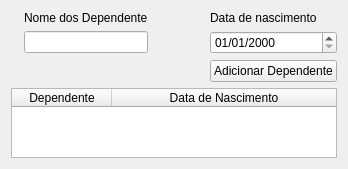
      <widget class="QWidget" name="tab_2">
       <attribute name="title">
        <string>Dependentes</string>
       </attribute>
       <layout class="QGridLayout" name="gridLayout_5">
        <item row="1" column="2">
         <spacer name="horizontalSpacer_2">
          <property name="orientation">
           <enum>Qt::Horizontal</enum>
          </property>
          <property name="sizeType">
           <enum>QSizePolicy::Fixed</enum>
          </property>
          <property name="sizeHint" stdset="0">
           <size>
            <width>50</width>
            <height>20</height>
           </size>
          </property>
         </spacer>
        </item>
        <item row="1" column="3">
         <widget class="QDateEdit" name="birthDate_dateEdit_dependents">
          <property name="locale">
           <locale language="Portuguese" country="Brazil"/>
          </property>
          <property name="displayFormat">
           <string>dd/MM/yyyy</string>
          </property>
         </widget>
        </item>
        <item row="1" column="0">
         <widget class="QLabel" name="label_51">
          <property name="text">
           <string/>
          </property>
         </widget>
        </item>
        <item row="1" column="1">
         <widget class="QLineEdit" name="name_lineEdit_dependents"/>
        </item>
        <item row="0" column="3">
         <widget class="QLabel" name="label_60">
          <property name="text">
           <string>Data de nascimento</string>
          </property>
         </widget>
        </item>
        <item row="0" column="1">
         <widget class="QLabel" name="label_50">
          <property name="sizePolicy">
           <sizepolicy hsizetype="Preferred" vsizetype="Fixed">
            <horstretch>0</horstretch>
            <verstretch>0</verstretch>
           </sizepolicy>
          </property>
          <property name="text">
           <string>Nome dos Dependente</string>
          </property>
         </widget>
        </item>
        <item row="2" column="3">
         <widget class="QPushButton" name="newDependent_pushButton_dependents">
          <property name="sizePolicy">
           <sizepolicy hsizetype="Fixed" vsizetype="Fixed">
            <horstretch>0</horstretch>
            <verstretch>0</verstretch>
           </sizepolicy>
          </property>
          <property name="text">
           <string>Adicionar Dependente</string>
          </property>
          <property name="autoRepeatDelay">
           <number>0</number>
          </property>
          <property name="autoRepeatInterval">
           <number>0</number>
          </property>
         </widget>
        </item>
        <item row="3" column="0" colspan="4">
         <widget class="QTableWidget" name="dependent_detableWidget_dependents">
          <property name="contextMenuPolicy">
           <enum>Qt::DefaultContextMenu</enum>
          </property>
          <property name="locale">
           <locale language="Portuguese" country="Brazil"/>
          </property>
          <property name="sizeAdjustPolicy">
           <enum>QAbstractScrollArea::AdjustToContents</enum>
          </property>
          <property name="selectionMode">
           <enum>QAbstractItemView::SingleSelection</enum>
          </property>
          <property name="selectionBehavior">
           <enum>QAbstractItemView::SelectRows</enum>
          </property>
          <attribute name="horizontalHeaderStretchLastSection">
           <bool>true</bool>
          </attribute>
          <attribute name="verticalHeaderHighlightSections">
           <bool>false</bool>
          </attribute>
          <attribute name="verticalHeaderShowSortIndicator" stdset="0">
           <bool>false</bool>
          </attribute>
          <attribute name="verticalHeaderStretchLastSection">
           <bool>false</bool>
          </attribute>
          <column>
           <property name="text">
            <string>Dependente</string>
           </property>
          </column>
          <column>
           <property name="text">
            <string>Data de Nascimento</string>
           </property>
          </column>
         </widget>
        </item>
       </layout>
      </widget>
